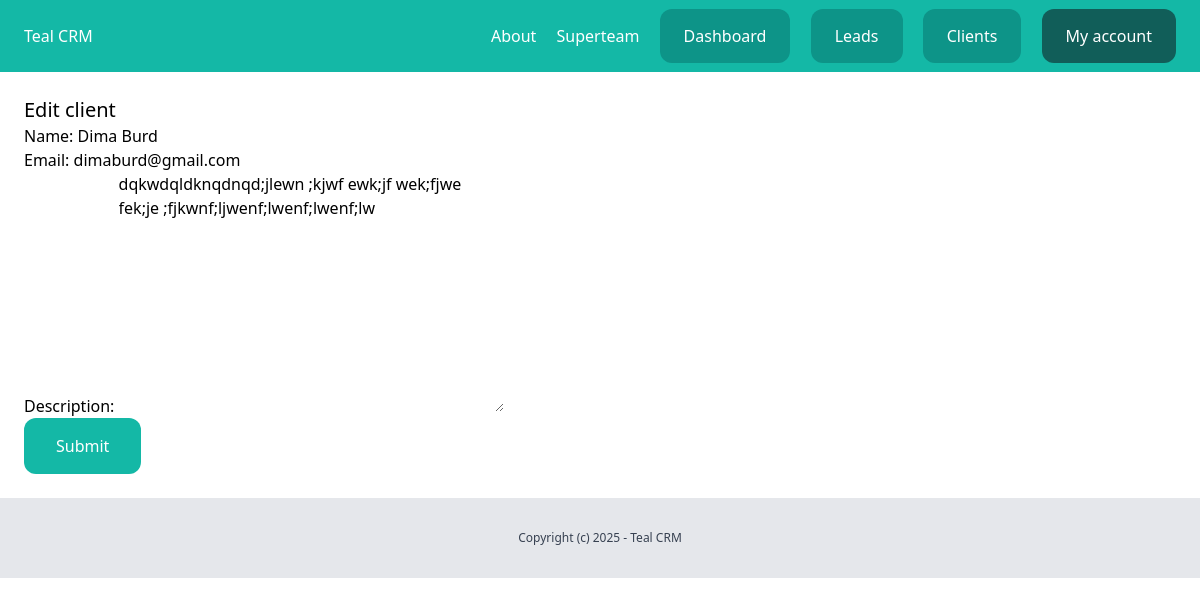
The app's page /dashboard/clients/3/edit/ (signed in) with its own data.
### team/models.py (models this page shows, shortened)
class Team(models.Model):
    plan = models.ForeignKey(Plan, related_name='teams', blank=True, null=True, on_delete=models.CASCADE)
    name = models.CharField(max_length=100)
    members = models.ManyToManyField(User, related_name='teams')
    created_by = models.ForeignKey(User, related_name='created_teams', on_delete=models.CASCADE)
    created_at = models.DateTimeField(auto_now_add=True)

### client/models.py (models this page shows, shortened)
class Client(models.Model):
    team = models.ForeignKey(Team, related_name='clients', on_delete=models.CASCADE)
    name = models.CharField(max_length=255)
    email = models.EmailField()
    description = models.TextField(blank=True, null=True)
    created_by = models.ForeignKey(User, related_name='clients', on_delete=models.CASCADE)
    created_at = models.DateTimeField(auto_now_add=True)
    modified_at = models.DateTimeField(auto_now=True)
    class Meta:
        ordering = ('name',)

### client/views.py (the view)
# urls.py: path('<int:pk>/edit/', views.clients_edit, name='edit'),
@login_required
def clients_edit(request, pk):
    client = get_object_or_404(Client, pk=pk)
    if request.method == "POST":
        form = AddClientForm(request.POST, instance=client)
        if form.is_valid():
            form.save()
            messages.success(request, 'The changes was saved')
            return redirect('clients:list')
    else:
        form = AddClientForm(instance=client)
    return render(request, 'client/clients_edit.html', {
        'form': form,
        'client': client
    })

### client/forms.py
class AddClientForm(forms.ModelForm):
    class Meta:
        model = Client
        fields = ('name', 'email', 'description',)

### team/context_processors.py (called while the page is built)
def active_team(request):
    if request.user.is_authenticated:
        if request.user.userprofile.active_team:
            active_team = request.user.userprofile.active_team
        else:
            active_team = Team.objects.filter(created_by=request.user)[0]
    else:
        active_team = None
    return {'team': active_team}

### client/templates/client/clients_edit.html (shortened to what this page needs)
{% extends "core/base.html" %}
{% block content %}
    <div class="py-6 px-6">
        <h1 class="text-xl">Edit client</h1>
        <form action="{% url 'clients:edit' client.id %}" method="POST">
            {{ form.as_p }}
            <button class="py-4 px-8 bg-teal-500 text-white rounded-xl">Submit</button>
        </form>
    </div>
{% endblock %}

### core/templates/core/partials/nav.html
<nav class="py-6 px-6 flex justify-between bg-teal-500">
            <a href="/" class="text-white">Teal CRM</a>
            <div class="space-x-4">
            	<a href="{% url 'about' %}" class="text-white">About</a>
                {% if request.user.is_authenticated %}
                    <a href="{% url 'team:detail' team.id %}" class="text-white">{{ team.name }}</a>
                    <a href="{% url 'dashboard:index' %}" class="py-4 px-6 bg-teal-600 rounded-xl text-white">Dashboard</a>
                    <a href="{% url 'leads:list' %}" class="py-4 px-6 bg-teal-600 rounded-xl text-white">Leads</a>
                    <a href="{% url 'clients:list' %}" class="py-4 px-6 bg-teal-600 rounded-xl text-white">Clients</a>
                    <a href="{% url 'user_profile:myaccount' %}" class="py-4 px-6 bg-teal-800 rounded-xl text-white">My account</a>
                {% else %}
                    <a href="{% url 'login' %}" class="py-4 px-6 bg-teal-600 rounded-xl text-white">Log in</a>
                    <a href="{% url 'user_profile:signup' %}" class="py-4 px-6 bg-teal-300 rounded-xl text-white">Sign up</a>
                {% endif %}
            </div>
        </nav>

### records on screen
Team: name "Superteam"
Client: name "Dima Burd", email "dimaburd@gmail.com", description "dqkwdqldknqdnqd;jlewn ;kjwf ewk;jf wek;fjwe fek;je ;fjkwnf;ljwenf;lwenf;lwenf;lw"
